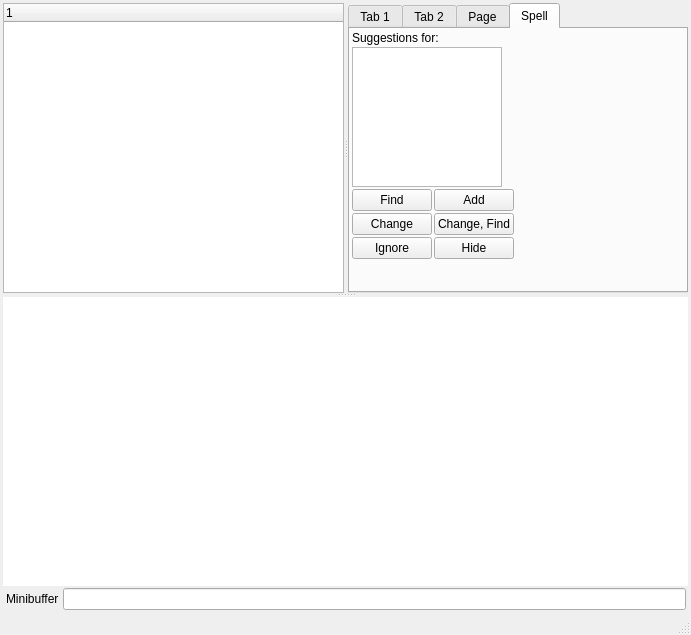
<ui version="4.0" >
 <class>MainWindow</class>
 <widget class="QMainWindow" name="MainWindow" >
  <property name="geometry" >
   <rect>
    <x>0</x>
    <y>0</y>
    <width>691</width>
    <height>635</height>
   </rect>
  </property>
  <property name="windowTitle" >
   <string>Leo</string>
  </property>
  <property name="dockNestingEnabled" >
   <bool>false</bool>
  </property>
  <property name="dockOptions" >
   <set>QMainWindow::AllowTabbedDocks|QMainWindow::AnimatedDocks</set>
  </property>
  <widget class="QWidget" name="centralwidget" >
   <layout class="QVBoxLayout" name="verticalLayout" >
    <property name="spacing" >
     <number>0</number>
    </property>
    <property name="margin" >
     <number>3</number>
    </property>
    <item>
     <widget class="QSplitter" name="splitter_2" >
      <property name="orientation" >
       <enum>Qt::Vertical</enum>
      </property>
      <widget class="QSplitter" name="splitter" >
       <property name="sizePolicy" >
        <sizepolicy vsizetype="Ignored" hsizetype="Ignored" >
         <horstretch>0</horstretch>
         <verstretch>0</verstretch>
        </sizepolicy>
       </property>
       <property name="orientation" >
        <enum>Qt::Horizontal</enum>
       </property>
       <widget class="QFrame" name="leo_outline_frame" >
        <property name="sizePolicy" >
         <sizepolicy vsizetype="Expanding" hsizetype="Ignored" >
          <horstretch>0</horstretch>
          <verstretch>0</verstretch>
         </sizepolicy>
        </property>
        <property name="frameShape" >
         <enum>QFrame::NoFrame</enum>
        </property>
        <property name="frameShadow" >
         <enum>QFrame::Plain</enum>
        </property>
        <property name="lineWidth" >
         <number>1</number>
        </property>
        <layout class="QGridLayout" name="leo_outline_grid" >
         <property name="margin" >
          <number>0</number>
         </property>
         <item row="0" column="0" >
          <widget class="QFrame" name="leo_outline_inner_frame" >
           <property name="sizePolicy" >
            <sizepolicy vsizetype="Ignored" hsizetype="Preferred" >
             <horstretch>0</horstretch>
             <verstretch>0</verstretch>
            </sizepolicy>
           </property>
           <property name="frameShape" >
            <enum>QFrame::NoFrame</enum>
           </property>
           <property name="frameShadow" >
            <enum>QFrame::Plain</enum>
           </property>
           <layout class="QGridLayout" name="gridLayout_3" >
            <property name="margin" >
             <number>0</number>
            </property>
            <item row="0" column="0" >
             <widget class="QTreeWidget" name="treeWidget" >
              <property name="sizePolicy" >
               <sizepolicy vsizetype="Ignored" hsizetype="Ignored" >
                <horstretch>0</horstretch>
                <verstretch>0</verstretch>
               </sizepolicy>
              </property>
              <property name="headerHidden" >
               <bool>false</bool>
              </property>
              <column>
               <property name="text" >
                <string>1</string>
               </property>
              </column>
             </widget>
            </item>
           </layout>
          </widget>
         </item>
        </layout>
       </widget>
       <widget class="QFrame" name="leo_log_frame" >
        <property name="sizePolicy" >
         <sizepolicy vsizetype="Minimum" hsizetype="Ignored" >
          <horstretch>0</horstretch>
          <verstretch>0</verstretch>
         </sizepolicy>
        </property>
        <property name="frameShape" >
         <enum>QFrame::NoFrame</enum>
        </property>
        <property name="frameShadow" >
         <enum>QFrame::Plain</enum>
        </property>
        <property name="lineWidth" >
         <number>1</number>
        </property>
        <layout class="QGridLayout" name="leo_log_grid" >
         <property name="margin" >
          <number>0</number>
         </property>
         <item row="0" column="0" >
          <widget class="QFrame" name="leo_log_inner_frame" >
           <property name="sizePolicy" >
            <sizepolicy vsizetype="Expanding" hsizetype="Preferred" >
             <horstretch>0</horstretch>
             <verstretch>0</verstretch>
            </sizepolicy>
           </property>
           <property name="frameShape" >
            <enum>QFrame::NoFrame</enum>
           </property>
           <property name="frameShadow" >
            <enum>QFrame::Plain</enum>
           </property>
           <layout class="QGridLayout" name="gridLayout_7" >
            <property name="margin" >
             <number>0</number>
            </property>
            <item row="0" column="0" >
             <widget class="QTabWidget" name="tabWidget" >
              <property name="sizePolicy" >
               <sizepolicy vsizetype="Ignored" hsizetype="Ignored" >
                <horstretch>0</horstretch>
                <verstretch>0</verstretch>
               </sizepolicy>
              </property>
              <property name="currentIndex" >
               <number>3</number>
              </property>
              <widget class="QWidget" name="tab" >
               <attribute name="title" >
                <string>Tab 1</string>
               </attribute>
               <layout class="QVBoxLayout" name="verticalLayout_3" >
                <item>
                 <widget class="QTextBrowser" name="textBrowser" />
                </item>
               </layout>
              </widget>
              <widget class="QWidget" name="tab_2" >
               <attribute name="title" >
                <string>Tab 2</string>
               </attribute>
               <layout class="QGridLayout" name="gridLayout_5" >
                <item row="0" column="1" >
                 <widget class="QLineEdit" name="findPattern" />
                </item>
                <item row="1" column="1" >
                 <widget class="QLineEdit" name="findChange" />
                </item>
                <item row="2" column="0" >
                 <widget class="QCheckBox" name="checkBoxWholeWord" >
                  <property name="text" >
                   <string>Whole Word</string>
                  </property>
                 </widget>
                </item>
                <item row="2" column="1" >
                 <widget class="QCheckBox" name="checkBoxEntireOutline" >
                  <property name="text" >
                   <string>Entire Outline</string>
                  </property>
                 </widget>
                </item>
                <item row="3" column="0" >
                 <widget class="QCheckBox" name="checkBoxIgnoreCase" >
                  <property name="text" >
                   <string>Ignore Case</string>
                  </property>
                 </widget>
                </item>
                <item row="3" column="1" >
                 <widget class="QCheckBox" name="checkBoxSubroutineOnly" >
                  <property name="text" >
                   <string>Subroutine Only</string>
                  </property>
                 </widget>
                </item>
                <item row="4" column="0" >
                 <widget class="QCheckBox" name="checkBoxWrapAround" >
                  <property name="text" >
                   <string>Wrap Around</string>
                  </property>
                 </widget>
                </item>
                <item row="4" column="1" >
                 <widget class="QCheckBox" name="checkBoxNodeOnly" >
                  <property name="text" >
                   <string>Node Only</string>
                  </property>
                 </widget>
                </item>
                <item row="5" column="0" >
                 <widget class="QCheckBox" name="checkBoxReverse" >
                  <property name="text" >
                   <string>Reverse</string>
                  </property>
                 </widget>
                </item>
                <item row="5" column="1" >
                 <widget class="QCheckBox" name="checkBoxSearchHeadline" >
                  <property name="text" >
                   <string>Search Headline</string>
                  </property>
                 </widget>
                </item>
                <item row="6" column="0" >
                 <widget class="QCheckBox" name="checkBoxRexexp" >
                  <property name="text" >
                   <string>Regexp</string>
                  </property>
                 </widget>
                </item>
                <item row="6" column="1" >
                 <widget class="QCheckBox" name="checkBoxSearchBody" >
                  <property name="text" >
                   <string>Search Body</string>
                  </property>
                 </widget>
                </item>
                <item row="7" column="0" >
                 <widget class="QCheckBox" name="checkBoxMarkFinds" >
                  <property name="text" >
                   <string>Mark Finds</string>
                  </property>
                 </widget>
                </item>
                <item row="7" column="1" >
                 <widget class="QCheckBox" name="checkBoxMarkChanges" >
                  <property name="text" >
                   <string>Mark Changes</string>
                  </property>
                 </widget>
                </item>
                <item row="0" column="0" >
                 <widget class="QLabel" name="label_2" >
                  <property name="text" >
                   <string>Find:</string>
                  </property>
                 </widget>
                </item>
                <item row="1" column="0" >
                 <widget class="QLabel" name="label_3" >
                  <property name="text" >
                   <string>Change:</string>
                  </property>
                 </widget>
                </item>
               </layout>
              </widget>
              <widget class="QWidget" name="tab_3" >
               <attribute name="title" >
                <string>Page</string>
               </attribute>
              </widget>
              <widget class="QWidget" name="leo_spell_tab" >
               <attribute name="title" >
                <string>Spell</string>
               </attribute>
               <layout class="QVBoxLayout" name="verticalLayout_5" >
                <property name="spacing" >
                 <number>0</number>
                </property>
                <property name="margin" >
                 <number>2</number>
                </property>
                <item>
                 <widget class="QFrame" name="leo_spell_panel" >
                  <property name="palette" >
                   <palette>
                    <active>
                     <colorrole role="Base" >
                      <brush brushstyle="SolidPattern" >
                       <color alpha="255" >
                        <red>255</red>
                        <green>255</green>
                        <blue>255</blue>
                       </color>
                      </brush>
                     </colorrole>
                    </active>
                    <inactive>
                     <colorrole role="Base" >
                      <brush brushstyle="SolidPattern" >
                       <color alpha="255" >
                        <red>255</red>
                        <green>255</green>
                        <blue>255</blue>
                       </color>
                      </brush>
                     </colorrole>
                    </inactive>
                    <disabled>
                     <colorrole role="Base" >
                      <brush brushstyle="SolidPattern" >
                       <color alpha="255" >
                        <red>170</red>
                        <green>255</green>
                        <blue>0</blue>
                       </color>
                      </brush>
                     </colorrole>
                    </disabled>
                   </palette>
                  </property>
                  <property name="autoFillBackground" >
                   <bool>false</bool>
                  </property>
                  <property name="frameShape" >
                   <enum>QFrame::NoFrame</enum>
                  </property>
                  <property name="frameShadow" >
                   <enum>QFrame::Plain</enum>
                  </property>
                  <property name="lineWidth" >
                   <number>0</number>
                  </property>
                  <layout class="QVBoxLayout" name="verticalLayout_6" >
                   <property name="margin" >
                    <number>0</number>
                   </property>
                   <item>
                    <layout class="QGridLayout" name="gridLayout_6" >
                     <property name="spacing" >
                      <number>2</number>
                     </property>
                     <item row="2" column="1" >
                      <widget class="QPushButton" name="leo_spell_btn_Add" >
                       <property name="text" >
                        <string>Add</string>
                       </property>
                      </widget>
                     </item>
                     <item row="2" column="0" >
                      <widget class="QPushButton" name="leo_spell_btn_Find" >
                       <property name="text" >
                        <string>Find</string>
                       </property>
                      </widget>
                     </item>
                     <item row="3" column="0" >
                      <widget class="QPushButton" name="leo_spell_btn_Change" >
                       <property name="text" >
                        <string>Change</string>
                       </property>
                      </widget>
                     </item>
                     <item row="3" column="1" >
                      <widget class="QPushButton" name="leo_spell_btn_FindChange" >
                       <property name="text" >
                        <string>Change, Find</string>
                       </property>
                      </widget>
                     </item>
                     <item row="4" column="0" >
                      <widget class="QPushButton" name="leo_spell_btn_Ignore" >
                       <property name="text" >
                        <string>Ignore</string>
                       </property>
                      </widget>
                     </item>
                     <item row="4" column="1" >
                      <widget class="QPushButton" name="leo_spell_btn_Hide" >
                       <property name="text" >
                        <string>Hide</string>
                       </property>
                       <property name="checkable" >
                        <bool>false</bool>
                       </property>
                      </widget>
                     </item>
                     <item row="5" column="0" >
                      <spacer name="verticalSpacer" >
                       <property name="orientation" >
                        <enum>Qt::Vertical</enum>
                       </property>
                       <property name="sizeHint" stdset="0" >
                        <size>
                         <width>20</width>
                         <height>40</height>
                        </size>
                       </property>
                      </spacer>
                     </item>
                     <item row="1" column="0" colspan="2" >
                      <widget class="QListWidget" name="leo_spell_listBox" >
                       <property name="sizePolicy" >
                        <sizepolicy vsizetype="Expanding" hsizetype="MinimumExpanding" >
                         <horstretch>0</horstretch>
                         <verstretch>0</verstretch>
                        </sizepolicy>
                       </property>
                       <property name="minimumSize" >
                        <size>
                         <width>0</width>
                         <height>0</height>
                        </size>
                       </property>
                       <property name="maximumSize" >
                        <size>
                         <width>150</width>
                         <height>150</height>
                        </size>
                       </property>
                      </widget>
                     </item>
                     <item row="2" column="2" >
                      <spacer name="horizontalSpacer" >
                       <property name="orientation" >
                        <enum>Qt::Horizontal</enum>
                       </property>
                       <property name="sizeHint" stdset="0" >
                        <size>
                         <width>40</width>
                         <height>20</height>
                        </size>
                       </property>
                      </spacer>
                     </item>
                     <item row="0" column="0" colspan="2" >
                      <widget class="QLabel" name="leo_spell_label" >
                       <property name="text" >
                        <string>Suggestions for:</string>
                       </property>
                      </widget>
                     </item>
                    </layout>
                   </item>
                  </layout>
                 </widget>
                </item>
               </layout>
              </widget>
             </widget>
            </item>
           </layout>
          </widget>
         </item>
        </layout>
       </widget>
      </widget>
      <widget class="QFrame" name="leo_body_frame" >
       <property name="sizePolicy" >
        <sizepolicy vsizetype="Ignored" hsizetype="Ignored" >
         <horstretch>0</horstretch>
         <verstretch>0</verstretch>
        </sizepolicy>
       </property>
       <property name="frameShape" >
        <enum>QFrame::NoFrame</enum>
       </property>
       <property name="frameShadow" >
        <enum>QFrame::Plain</enum>
       </property>
       <property name="lineWidth" >
        <number>1</number>
       </property>
       <layout class="QGridLayout" name="leo_body_grid" >
        <property name="margin" >
         <number>0</number>
        </property>
        <item row="0" column="0" >
         <widget class="QFrame" name="leo_body_inner_frame" >
          <property name="sizePolicy" >
           <sizepolicy vsizetype="Ignored" hsizetype="Expanding" >
            <horstretch>0</horstretch>
            <verstretch>0</verstretch>
           </sizepolicy>
          </property>
          <property name="frameShape" >
           <enum>QFrame::NoFrame</enum>
          </property>
          <property name="frameShadow" >
           <enum>QFrame::Plain</enum>
          </property>
          <property name="lineWidth" >
           <number>1</number>
          </property>
          <layout class="QGridLayout" name="grid" >
           <property name="margin" >
            <number>0</number>
           </property>
           <item row="0" column="0" >
            <widget class="QStackedWidget" name="stackedWidget" >
             <property name="sizePolicy" >
              <sizepolicy vsizetype="Ignored" hsizetype="Ignored" >
               <horstretch>0</horstretch>
               <verstretch>0</verstretch>
              </sizepolicy>
             </property>
             <property name="acceptDrops" >
              <bool>true</bool>
             </property>
             <property name="lineWidth" >
              <number>1</number>
             </property>
             <property name="currentIndex" >
              <number>1</number>
             </property>
             <widget class="QWidget" name="page" >
              <layout class="QVBoxLayout" name="verticalLayout_2" >
               <property name="spacing" >
                <number>0</number>
               </property>
               <property name="margin" >
                <number>0</number>
               </property>
               <item>
                <widget class="QsciScintilla" name="textEdit" >
                 <property name="sizePolicy" >
                  <sizepolicy vsizetype="Ignored" hsizetype="Ignored" >
                   <horstretch>0</horstretch>
                   <verstretch>0</verstretch>
                  </sizepolicy>
                 </property>
                 <property name="toolTip" >
                  <string/>
                 </property>
                 <property name="whatsThis" >
                  <string/>
                 </property>
                 <property name="frameShape" >
                  <enum>QFrame::NoFrame</enum>
                 </property>
                 <property name="frameShadow" >
                  <enum>QFrame::Plain</enum>
                 </property>
                 <property name="lineWidth" >
                  <number>0</number>
                 </property>
                </widget>
               </item>
              </layout>
             </widget>
             <widget class="QWidget" name="page_2" >
              <layout class="QVBoxLayout" name="verticalLayout_4" >
               <property name="spacing" >
                <number>6</number>
               </property>
               <property name="margin" >
                <number>0</number>
               </property>
               <item>
                <widget class="QTextEdit" name="richTextEdit" >
                 <property name="frameShape" >
                  <enum>QFrame::NoFrame</enum>
                 </property>
                 <property name="frameShadow" >
                  <enum>QFrame::Plain</enum>
                 </property>
                 <property name="lineWidth" >
                  <number>0</number>
                 </property>
                </widget>
               </item>
              </layout>
             </widget>
            </widget>
           </item>
          </layout>
         </widget>
        </item>
       </layout>
      </widget>
     </widget>
    </item>
    <item>
     <widget class="QFrame" name="leo_minibuffer_frame" >
      <property name="sizePolicy" >
       <sizepolicy vsizetype="Fixed" hsizetype="MinimumExpanding" >
        <horstretch>0</horstretch>
        <verstretch>0</verstretch>
       </sizepolicy>
      </property>
      <property name="minimumSize" >
       <size>
        <width>100</width>
        <height>0</height>
       </size>
      </property>
      <property name="baseSize" >
       <size>
        <width>0</width>
        <height>0</height>
       </size>
      </property>
      <property name="midLineWidth" >
       <number>0</number>
      </property>
      <layout class="QHBoxLayout" name="leo_minibuffer_layout" >
       <property name="spacing" >
        <number>4</number>
       </property>
       <property name="leftMargin" >
        <number>3</number>
       </property>
       <property name="topMargin" >
        <number>2</number>
       </property>
       <property name="rightMargin" >
        <number>2</number>
       </property>
       <property name="bottomMargin" >
        <number>0</number>
       </property>
       <item>
        <widget class="QLabel" name="label" >
         <property name="text" >
          <string>Minibuffer</string>
         </property>
         <property name="buddy" >
          <cstring>lineEdit</cstring>
         </property>
        </widget>
       </item>
       <item>
        <widget class="QLineEdit" name="lineEdit" />
       </item>
      </layout>
     </widget>
    </item>
   </layout>
   <zorder>leo_minibuffer_frame</zorder>
   <zorder>splitter_2</zorder>
  </widget>
  <widget class="QMenuBar" name="menubar" >
   <property name="geometry" >
    <rect>
     <x>0</x>
     <y>0</y>
     <width>691</width>
     <height>19</height>
    </rect>
   </property>
   <property name="sizePolicy" >
    <sizepolicy vsizetype="Minimum" hsizetype="MinimumExpanding" >
     <horstretch>0</horstretch>
     <verstretch>0</verstretch>
    </sizepolicy>
   </property>
  </widget>
  <widget class="QStatusBar" name="statusbar" />
  <action name="actionOpen" >
   <property name="text" >
    <string>Open</string>
   </property>
  </action>
  <action name="actionSave" >
   <property name="text" >
    <string>Save</string>
   </property>
  </action>
  <action name="actionIPython" >
   <property name="text" >
    <string>IPython</string>
   </property>
  </action>
 </widget>
 <customwidgets>
  <customwidget>
   <class>QsciScintilla</class>
   <extends>QFrame</extends>
   <header>Qsci/qsciscintilla.h</header>
  </customwidget>
 </customwidgets>
 <resources/>
 <connections>
  <connection>
   <sender>leo_spell_btn_Add</sender>
   <signal>clicked()</signal>
   <receiver>MainWindow</receiver>
   <slot>do_leo_spell_btn_Add()</slot>
   <hints>
    <hint type="sourcelabel" >
     <x>467</x>
     <y>211</y>
    </hint>
    <hint type="destinationlabel" >
     <x>345</x>
     <y>321</y>
    </hint>
   </hints>
  </connection>
  <connection>
   <sender>leo_spell_btn_Change</sender>
   <signal>clicked()</signal>
   <receiver>MainWindow</receiver>
   <slot>do_leo_spell_btn_Change()</slot>
   <hints>
    <hint type="sourcelabel" >
     <x>390</x>
     <y>237</y>
    </hint>
    <hint type="destinationlabel" >
     <x>345</x>
     <y>321</y>
    </hint>
   </hints>
  </connection>
  <connection>
   <sender>leo_spell_btn_Find</sender>
   <signal>clicked()</signal>
   <receiver>MainWindow</receiver>
   <slot>do_leo_spell_btn_Find()</slot>
   <hints>
    <hint type="sourcelabel" >
     <x>390</x>
     <y>211</y>
    </hint>
    <hint type="destinationlabel" >
     <x>345</x>
     <y>321</y>
    </hint>
   </hints>
  </connection>
  <connection>
   <sender>leo_spell_btn_FindChange</sender>
   <signal>clicked()</signal>
   <receiver>MainWindow</receiver>
   <slot>do_leo_spell_btn_FindChange()</slot>
   <hints>
    <hint type="sourcelabel" >
     <x>467</x>
     <y>237</y>
    </hint>
    <hint type="destinationlabel" >
     <x>345</x>
     <y>321</y>
    </hint>
   </hints>
  </connection>
  <connection>
   <sender>leo_spell_btn_Hide</sender>
   <signal>clicked()</signal>
   <receiver>MainWindow</receiver>
   <slot>do_leo_spell_btn_Hide()</slot>
   <hints>
    <hint type="sourcelabel" >
     <x>467</x>
     <y>263</y>
    </hint>
    <hint type="destinationlabel" >
     <x>345</x>
     <y>321</y>
    </hint>
   </hints>
  </connection>
  <connection>
   <sender>leo_spell_btn_Ignore</sender>
   <signal>clicked()</signal>
   <receiver>MainWindow</receiver>
   <slot>do_leo_spell_btn_Ignore()</slot>
   <hints>
    <hint type="sourcelabel" >
     <x>390</x>
     <y>263</y>
    </hint>
    <hint type="destinationlabel" >
     <x>345</x>
     <y>321</y>
    </hint>
   </hints>
  </connection>
  <connection>
   <sender>leo_spell_listBox</sender>
   <signal>itemDoubleClicked(QListWidgetItem*)</signal>
   <receiver>MainWindow</receiver>
   <slot>do_leo_spell_btn_FindChange()</slot>
   <hints>
    <hint type="sourcelabel" >
     <x>427</x>
     <y>130</y>
    </hint>
    <hint type="destinationlabel" >
     <x>345</x>
     <y>321</y>
    </hint>
   </hints>
  </connection>
 </connections>
 <slots>
  <slot>do_leo_spell_btn_Add()</slot>
  <slot>do_leo_spell_btn_Change()</slot>
  <slot>do_leo_spell_btn_Find()</slot>
  <slot>do_leo_spell_btn_FindChange()</slot>
  <slot>do_leo_spell_btn_Hide()</slot>
  <slot>do_leo_spell_btn_Ignore()</slot>
  <slot>do_leo_spell_list_DoubleClicked(QListWidgetItem)</slot>
 </slots>
</ui>
